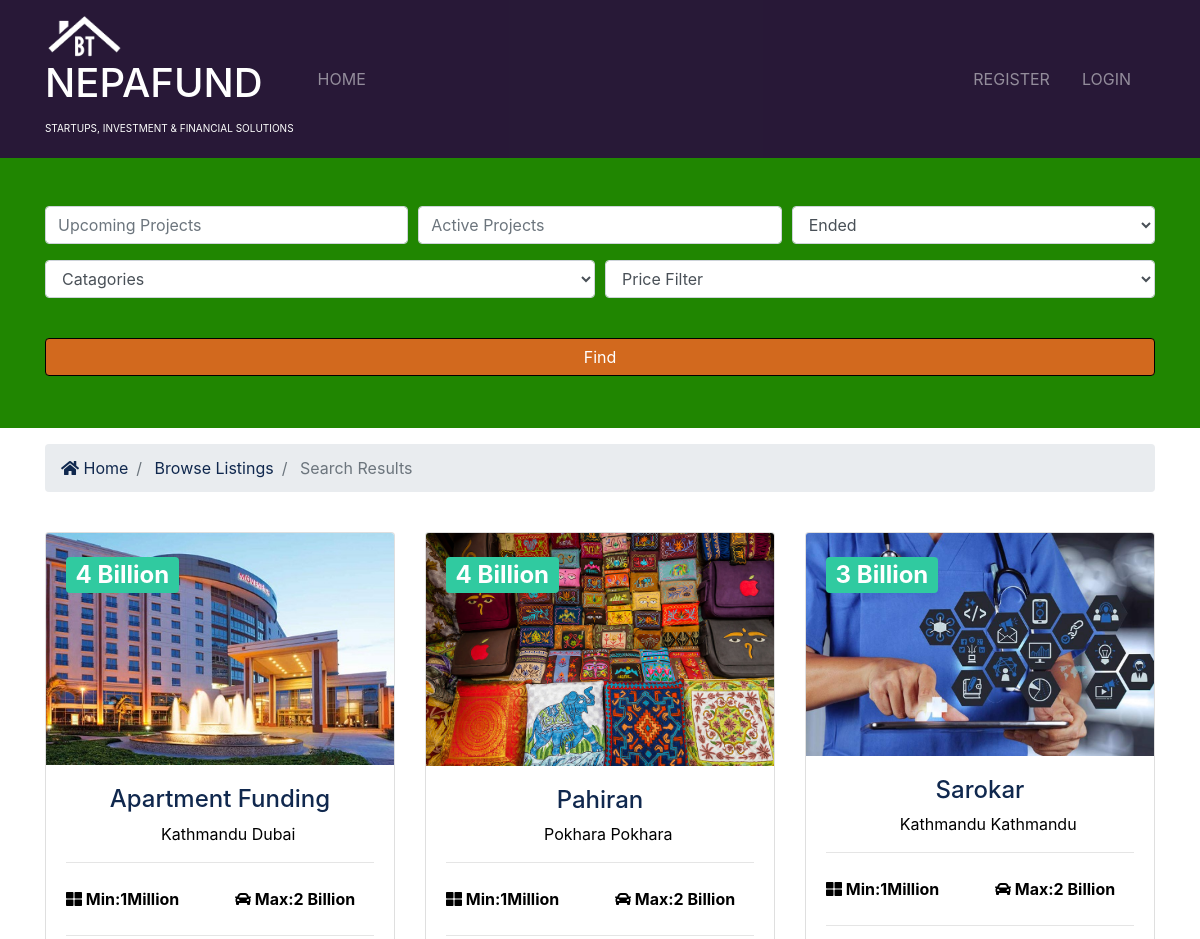
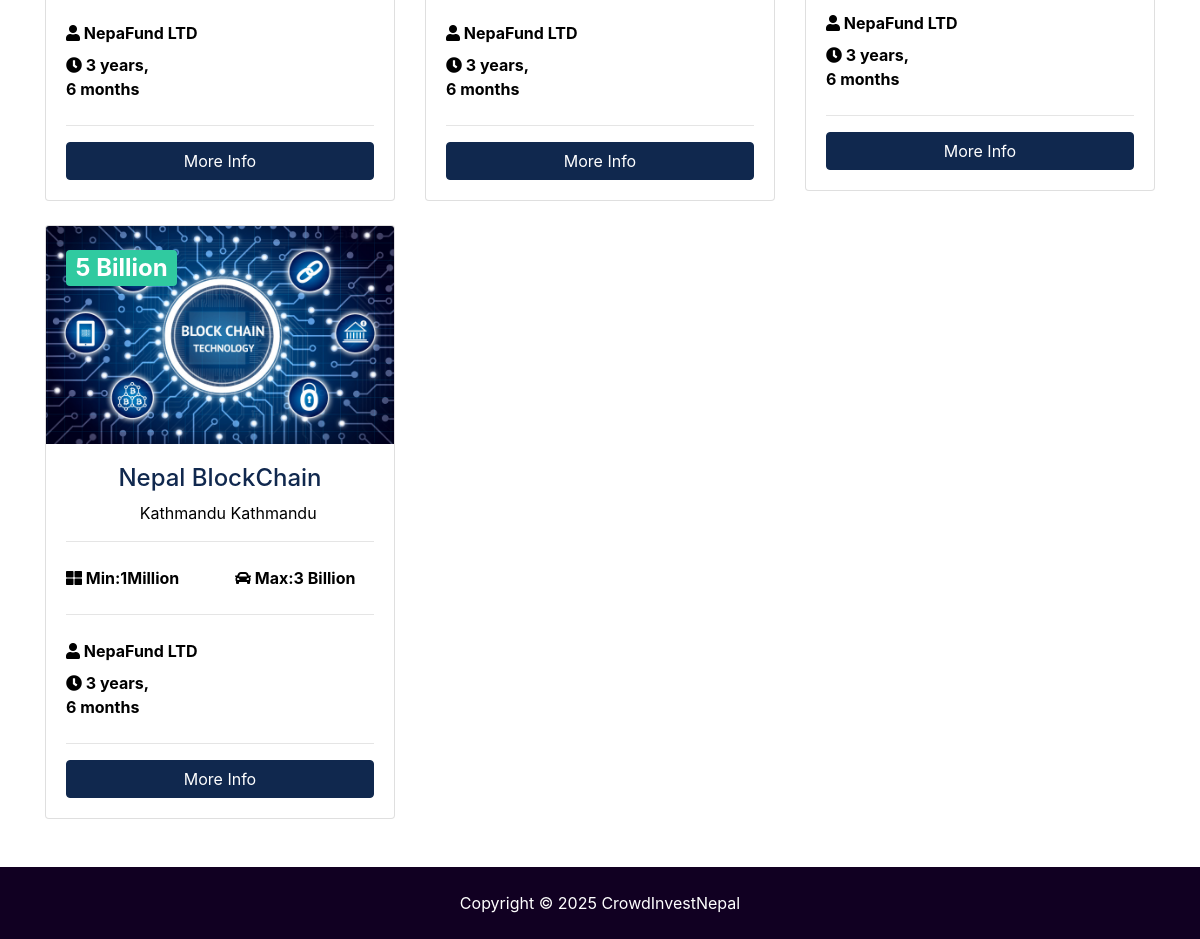
/platforms/search, run on the app's committed database (2 pictures, top to bottom).
### platforms/models.py (models this page shows, shortened)
class Platform(models.Model):
    data= models.ForeignKey(Data, on_delete=models.DO_NOTHING)
    title=models.CharField(max_length=200)
    address=models.CharField(max_length=200)
    city=models.CharField(max_length=200)
    state=models.CharField(max_length=100)
    zipcode=models.CharField(max_length=20)
    description=models.TextField(blank=True)
    price=models.IntegerField()
    minprice=models.IntegerField()
    maxprice=models.IntegerField()
    photo_main=models.ImageField(upload_to='photos/%Y/%m/%d/')
    photo_1=models.ImageField(upload_to='photos/%Y/%m/%d/', blank=True)
    photo_2=models.ImageField(upload_to='photos/%Y/%m/%d/', blank=True)
    photo_3=models.ImageField(upload_to='photos/%Y/%m/%d/', blank=True)
    photo_4=models.ImageField(upload_to='photos/%Y/%m/%d/', blank=True)
    photo_5=models.ImageField(upload_to='photos/%Y/%m/%d/', blank=True)
    photo_6=models.ImageField(upload_to='photos/%Y/%m/%d/', blank=True)
    is_published=models.BooleanField(default=True)
    invest_date=models.DateTimeField(default=datetime.now, blank=True)

### data/models.py (models this page shows)
class Data(models.Model):
    name=models.CharField(max_length=200)
    photo=models.ImageField(upload_to='photos/%Y/%m/%d')
    description=models.TextField(blank=True)
    phone=models.CharField(max_length=20)
    email=models.CharField(max_length=50)
    hire_date=models.DateTimeField(default=datetime.now, blank=True)
    def __str__ (self):
      return self.name

### platforms/views.py (the view)
# urls.py: path('search', views.search, name='search'),
def search(request):
    queryset_list=Platform.objects.order_by('-invest_date')
    if 'keywords' in request.GET:
     keywords = request.GET['keywords']
     if keywords:
         queryset_list=queryset_list.filter(description__icontains=keywords)
    if 'price' in request.GET:
      price = request.GET['price']
      if price:
         queryset_list=queryset_list.filter(price__exact=price)
    if 'state' in request.GET:
      state = request.GET['state']
      if state:
         queryset_list=queryset_list.filter(state__exact=state)
    context={
        'state_choices':state_choices,
        'price_choices':price_choices,
        'platforms':queryset_list,
        'values':request.GET
    }
    return render(request,'platforms/search.html',context)

### templates/platforms/search.html (shortened to what this page needs)
{% extends 'base.html' %}
{% load static %}
{% load humanize %}
{% block content %}
<section id="showcase-inner" class="showcase-search text-white py-5">
    <div class="container">
      <div class="row text-center">
        <div class="col-md-12">
          <form action="{% url 'search' %}">
            <div class="form-row">
              <div class="col-md-4 mb-3">
                <input type="text" name="keywords" class="form-control" placeholder="Upcoming Projects" value="{{values.keywords}}">
              </div>
              <div class="col-md-4 mb-3">
                <input type="text" name="active projects" class="form-control" placeholder="Active Projects" value="{{values.category}}">
              </div>
              <div class="col-md-4 mb-3">
                <select name="endedproject" class="form-control" placeholder="Past Projects">
                  <option selected="true" disabled="disabled">Ended</option>
               </select>
              </div>
            </div>
            <div class="form-row">
                <div class="col-md-6 mb-3">
                <select name="state" class="form-control">
                  <option selected="true" disabled="disabled">Catagories</option>
                </select>
                </div>
              <div class="col-md-6 mb-3">
                <select name="price" class="form-control">
                  <option selected="true" disabled="disabled">Price Filter</option>
                </select>
              </div>
            </div>
            <button class="btn btn-secondary btn-block mt-4" type="submit">Find</button>
          </form>
        </div>
      </div>
    </div>
  </section>
  <section id="bc" class="mt-3">
    <div class="container">
      <nav aria-label="breadcrumb">
        <ol class="breadcrumb">
          <li class="breadcrumb-item">
            <a href="{% url 'home' %}">
              <i class="fas fa-home"></i> Home</a>
          </li>
          <li class="breadcrumb-item">
            <a href="{% url 'platforms' %}">Browse Listings</a>
          </li>
          <li class="breadcrumb-item active"> Search Results</li>
        </ol>
      </nav>
    </div>
  </section>
  <section id="listings" class="py-4">
    <div class="container">
      <div class="row">
        {% if platforms %}
        {% for platform in platforms %}
         <div class="col-md-6 col-lg-4 mb-4">
            <div class="card listing-preview">
              <img class="card-img-top" src="{{platform.photo_main.url}}" alt="">
              <div class="card-img-overlay">
                <h2>
                  <span class="badge badge-secondary text-white">{{platform.price | intcomma}} Billion</span>
                </h2>
              </div>
              <div class="card-body">
                <div class="listing-heading text-center">
                  <h4 class="text-primary">{{platform.title}}</h4>
                  <p>
                    <i class="fas fa-map-marker text-secondary"></i> {{platform.city}} {{platform.address}}</p>
                </div>
                <hr>
                <div class="row py-2 text-secondary">
                  <div class="col-6">
                    <i class="fas fa-th-large"></i> Min:{{platform.minprice}}Million</div>
                  <div class="col-6">
                    <i class="fas fa-car"></i> Max:{{platform.maxprice}} Billion</div>
                </div>
                <hr>
                <div class="row py-2 text-secondary">
                  <div class="col-12">
                    <i class="fas fa-user"></i> {{platform.data}}</div>
                </div>
                <div class="row text-secondary pb-2">
                  <div class="col-6">
                    <i class="fas fa-clock"></i> {{platform.invest_date | timesince}}</div>
                </div>
                <hr>
                <a href="{% url 'platform' platform.id %}" class="btn btn-primary btn-block">More Info</a>
              </div>
            </div>
          </div>
        {% endfor %}
        {% else %}
        <div class="col-md-12">
        <p>No platforms available</p>
        </div>
        {% endif %}
    </div>
</div>
</section>
  {% endblock %}

### crowdnepal/static/css/app/all.css (style rules this page uses)
.fa, .fas, .far, .fal, .fab { -moz-osx-font-smoothing: grayscale; -webkit-font-smoothing: antialiased; display: inline-block; font-style: normal; font-variant: normal; text-rendering: auto; line-height: 1; }
.fa-car:before { content: "\f1b9"; }
.fa-clock:before { content: "\f017"; }
.fa-home:before { content: "\f015"; }
.fa-map-marker:before { content: "\f041"; }
.fa-th-large:before { content: "\f009"; }
.fa-user:before { content: "\f007"; }
.fa, .fas { font-family: 'Font Awesome 5 Free'; font-weight: 900; }

### crowdnepal/static/css/app/styles.css (style rules this page uses)
.btn-secondary { color: #fff !important; }
img { width: 100%; }
#showcase-inner { background: url(../img/building.jpg) no-repeat top center fixed/cover; position: relative; overflow: hidden; min-height: 200px; }
#showcase-inner::before { content: ''; position: absolute; top: 0; left: 0; min-height: 100%; width: 100%; background: rgba(32, 134, 0.8); }
#showcase-inner.showcase-search { min-height: 270px; }
.listing-preview a { position: relative; }

### data on the page
Platform: photo_main (picture), price "4", title "Apartment Funding", city "Kathmandu", address "Dubai", minprice "1", maxprice "2", data "NepaFund LTD", invest_date "3 years, 6 months"
Platform: photo_main (picture), price "4", title "Pahiran", city "Pokhara", address "Pokhara", minprice "1", maxprice "2", data "NepaFund LTD", invest_date "3 years, 6 months"
Platform: photo_main (picture), price "3", title "Sarokar", city "Kathmandu", address "Kathmandu", minprice "1", maxprice "2", data "NepaFund LTD", invest_date "3 years, 6 months"
Platform: photo_main (picture), price "5", title "Nepal BlockChain", city "Kathmandu", address "Kathmandu", minprice "1", maxprice "3", data "NepaFund LTD", invest_date "3 years, 6 months"
